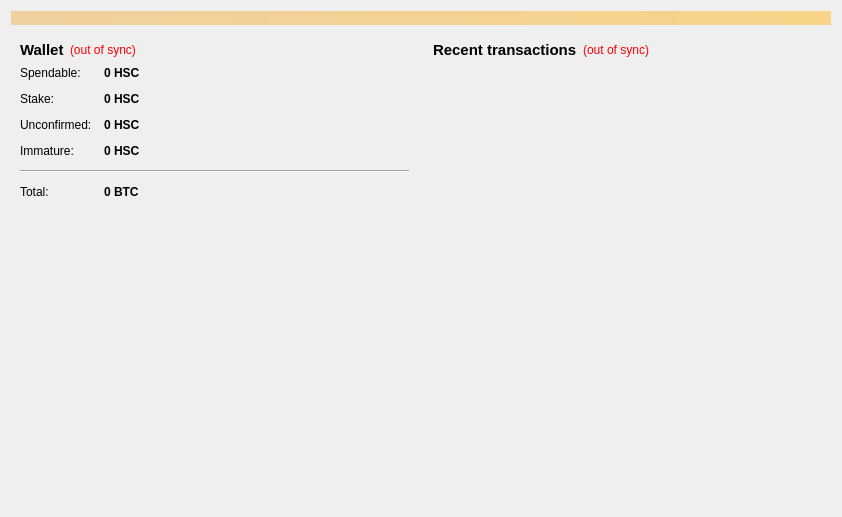
<?xml version="1.0" encoding="UTF-8"?>
<ui version="4.0">
 <class>OverviewPage</class>
 <widget class="QWidget" name="OverviewPage">
  <property name="geometry">
   <rect>
    <x>0</x>
    <y>0</y>
    <width>842</width>
    <height>517</height>
   </rect>
  </property>
  <property name="windowTitle">
   <string>Form</string>
  </property>
  <layout class="QVBoxLayout" name="topLayout">
   <item>
    <widget class="QLabel" name="labelAlerts">
     <property name="visible">
      <bool>false</bool>
     </property>
     <property name="styleSheet">
      <string notr="true">background-color: qlineargradient(x1: 0, y1: 0, x2: 1, y2: 0, stop:0 #F0D0A0, stop:1 #F8D488);  color:#000000
</string>
     </property>
     <property name="wordWrap">
      <bool>true</bool>
     </property>
     <property name="margin">
      <number>3</number>
     </property>
    </widget>
   </item>
   <item>
    <layout class="QHBoxLayout" name="horizontalLayout" stretch="1,1">
     <item>
      <layout class="QVBoxLayout" name="verticalLayout_2">
       <item>
        <widget class="QWidget" name="widget" native="true">
         <layout class="QVBoxLayout" name="verticalLayout_4">
          <item>
           <layout class="QHBoxLayout" name="horizontalLayout_4">
            <item>
             <widget class="QLabel" name="label_5">
              <property name="font">
               <font>
                <pointsize>11</pointsize>
                <weight>75</weight>
                <bold>true</bold>
               </font>
              </property>
              <property name="text">
               <string>Wallet</string>
              </property>
             </widget>
            </item>
            <item>
             <widget class="QLabel" name="labelWalletStatus">
              <property name="toolTip">
               <string>The displayed information may be out of date. Your wallet automatically synchronizes with the HSC network after a connection is established, but this process has not completed yet.</string>
              </property>
              <property name="styleSheet">
               <string notr="true">QLabel { color: red; }</string>
              </property>
              <property name="text">
               <string notr="true">(out of sync)</string>
              </property>
              <property name="alignment">
               <set>Qt::AlignLeading|Qt::AlignLeft|Qt::AlignVCenter</set>
              </property>
             </widget>
            </item>
            <item>
             <spacer name="horizontalSpacer_2">
              <property name="orientation">
               <enum>Qt::Horizontal</enum>
              </property>
              <property name="sizeHint" stdset="0">
               <size>
                <width>40</width>
                <height>20</height>
               </size>
              </property>
             </spacer>
            </item>
           </layout>
          </item>
          <item>
           <layout class="QFormLayout" name="formLayout_2">
            <property name="fieldGrowthPolicy">
             <enum>QFormLayout::AllNonFixedFieldsGrow</enum>
            </property>
            <property name="horizontalSpacing">
             <number>12</number>
            </property>
            <property name="verticalSpacing">
             <number>12</number>
            </property>
            <item row="0" column="0">
             <widget class="QLabel" name="label">
              <property name="text">
               <string>Spendable:</string>
              </property>
             </widget>
            </item>
            <item row="0" column="1">
             <widget class="QLabel" name="labelBalance">
              <property name="font">
               <font>
                <weight>75</weight>
                <bold>true</bold>
               </font>
              </property>
              <property name="cursor">
               <cursorShape>IBeamCursor</cursorShape>
              </property>
              <property name="toolTip">
               <string>Your current spendable balance</string>
              </property>
              <property name="text">
               <string notr="true">0 HSC</string>
              </property>
              <property name="alignment">
               <set>Qt::AlignLeading|Qt::AlignLeft|Qt::AlignVCenter</set>
              </property>
              <property name="textInteractionFlags">
               <set>Qt::LinksAccessibleByMouse|Qt::TextSelectableByKeyboard|Qt::TextSelectableByMouse</set>
              </property>
             </widget>
            </item>
            <item row="1" column="0">
             <widget class="QLabel" name="label_6">
              <property name="text">
               <string>Stake:</string>
              </property>
             </widget>
            </item>
            <item row="1" column="1">
             <widget class="QLabel" name="labelStake">
              <property name="font">
               <font>
                <weight>75</weight>
                <bold>true</bold>
               </font>
              </property>
              <property name="cursor">
               <cursorShape>IBeamCursor</cursorShape>
              </property>
              <property name="toolTip">
               <string>Total of coins that was staked, and do not yet count toward the current balance</string>
              </property>
              <property name="text">
               <string notr="true">0 HSC</string>
              </property>
              <property name="alignment">
               <set>Qt::AlignLeading|Qt::AlignLeft|Qt::AlignVCenter</set>
              </property>
              <property name="textInteractionFlags">
               <set>Qt::LinksAccessibleByMouse|Qt::TextSelectableByKeyboard|Qt::TextSelectableByMouse</set>
              </property>
             </widget>
            </item>
            <item row="2" column="0">
             <widget class="QLabel" name="label_3">
              <property name="text">
               <string>Unconfirmed:</string>
              </property>
             </widget>
            </item>
            <item row="2" column="1">
             <widget class="QLabel" name="labelUnconfirmed">
              <property name="font">
               <font>
                <weight>75</weight>
                <bold>true</bold>
               </font>
              </property>
              <property name="cursor">
               <cursorShape>IBeamCursor</cursorShape>
              </property>
              <property name="toolTip">
               <string>Total of transactions that have yet to be confirmed, and do not yet count toward the current balance</string>
              </property>
              <property name="text">
               <string notr="true">0 HSC</string>
              </property>
              <property name="alignment">
               <set>Qt::AlignLeading|Qt::AlignLeft|Qt::AlignVCenter</set>
              </property>
              <property name="textInteractionFlags">
               <set>Qt::LinksAccessibleByMouse|Qt::TextSelectableByKeyboard|Qt::TextSelectableByMouse</set>
              </property>
             </widget>
            </item>
            <item row="3" column="0">
             <widget class="QLabel" name="labelImmatureText">
              <property name="text">
               <string>Immature:</string>
              </property>
             </widget>
            </item>
            <item row="3" column="1">
             <widget class="QLabel" name="labelImmature">
              <property name="font">
               <font>
                <weight>75</weight>
                <bold>true</bold>
               </font>
              </property>
              <property name="toolTip">
               <string>Mined balance that has not yet matured</string>
              </property>
              <property name="text">
               <string notr="true">0 HSC</string>
              </property>
              <property name="alignment">
               <set>Qt::AlignLeading|Qt::AlignLeft|Qt::AlignVCenter</set>
              </property>
              <property name="textInteractionFlags">
               <set>Qt::LinksAccessibleByMouse|Qt::TextSelectableByKeyboard|Qt::TextSelectableByMouse</set>
              </property>
             </widget>
            </item>
            <item row="4" column="0" colspan="2">
             <widget class="Line" name="line">
              <property name="maximumSize">
               <size>
                <width>16777215</width>
                <height>16777215</height>
               </size>
              </property>
              <property name="orientation">
               <enum>Qt::Horizontal</enum>
              </property>
             </widget>
            </item>
            <item row="5" column="0">
             <widget class="QLabel" name="labelTotalText">
              <property name="text">
               <string>Total:</string>
              </property>
             </widget>
            </item>
            <item row="5" column="1">
             <widget class="QLabel" name="labelTotal">
              <property name="font">
               <font>
                <weight>75</weight>
                <bold>true</bold>
               </font>
              </property>
              <property name="cursor">
               <cursorShape>IBeamCursor</cursorShape>
              </property>
              <property name="toolTip">
               <string>Your current total balance</string>
              </property>
              <property name="text">
               <string notr="true">0 BTC</string>
              </property>
              <property name="alignment">
               <set>Qt::AlignLeading|Qt::AlignLeft|Qt::AlignVCenter</set>
              </property>
              <property name="textInteractionFlags">
               <set>Qt::LinksAccessibleByMouse|Qt::TextSelectableByKeyboard|Qt::TextSelectableByMouse</set>
              </property>
             </widget>
            </item>
           </layout>
          </item>
         </layout>
        </widget>
       </item>
       <item>
        <spacer name="verticalSpacer_2">
         <property name="orientation">
          <enum>Qt::Vertical</enum>
         </property>
         <property name="sizeHint" stdset="0">
          <size>
           <width>20</width>
           <height>40</height>
          </size>
         </property>
        </spacer>
       </item>
       <item>
        <widget class="QLabel" name="label_overview_pic">
         <property name="sizePolicy">
          <sizepolicy hsizetype="Preferred" vsizetype="Preferred">
           <horstretch>0</horstretch>
           <verstretch>0</verstretch>
          </sizepolicy>
         </property>
         <property name="minimumSize">
          <size>
           <width>0</width>
           <height>0</height>
          </size>
         </property>
         <property name="maximumSize">
          <size>
           <width>500</width>
           <height>500</height>
          </size>
         </property>
         <property name="text">
          <string/>
         </property>
         <property name="pixmap">
          <pixmap resource="../bitcoin.qrc">:/images/wallet_bg</pixmap>
         </property>
         <property name="alignment">
          <set>Qt::AlignCenter</set>
         </property>
         <property name="margin">
          <number>20</number>
         </property>
        </widget>
       </item>
       <item>
        <spacer name="verticalSpacer">
         <property name="orientation">
          <enum>Qt::Vertical</enum>
         </property>
         <property name="sizeHint" stdset="0">
          <size>
           <width>20</width>
           <height>40</height>
          </size>
         </property>
        </spacer>
       </item>
      </layout>
     </item>
     <item>
      <layout class="QVBoxLayout" name="verticalLayout_3">
       <item>
        <widget class="QWidget" name="widget_2" native="true">
         <layout class="QVBoxLayout" name="verticalLayout">
          <item>
           <layout class="QHBoxLayout" name="horizontalLayout_2">
            <item>
             <widget class="QLabel" name="label_4">
              <property name="font">
               <font>
                <pointsize>11</pointsize>
                <weight>75</weight>
                <bold>true</bold>
               </font>
              </property>
              <property name="text">
               <string>&lt;b&gt;Recent transactions&lt;/b&gt;</string>
              </property>
             </widget>
            </item>
            <item>
             <widget class="QLabel" name="labelTransactionsStatus">
              <property name="toolTip">
               <string>The displayed information may be out of date. Your wallet automatically synchronizes with the HSC network after a connection is established, but this process has not completed yet.</string>
              </property>
              <property name="styleSheet">
               <string notr="true">QLabel { color: red; }</string>
              </property>
              <property name="text">
               <string notr="true">(out of sync)</string>
              </property>
              <property name="alignment">
               <set>Qt::AlignRight|Qt::AlignTrailing|Qt::AlignVCenter</set>
              </property>
             </widget>
            </item>
            <item>
             <spacer name="horizontalSpacer">
              <property name="orientation">
               <enum>Qt::Horizontal</enum>
              </property>
              <property name="sizeHint" stdset="0">
               <size>
                <width>40</width>
                <height>20</height>
               </size>
              </property>
             </spacer>
            </item>
           </layout>
          </item>
          <item>
           <widget class="QListView" name="listTransactions">
            <property name="styleSheet">
             <string notr="true">QListView { background: transparent; }</string>
            </property>
            <property name="frameShape">
             <enum>QFrame::NoFrame</enum>
            </property>
            <property name="verticalScrollBarPolicy">
             <enum>Qt::ScrollBarAlwaysOff</enum>
            </property>
            <property name="horizontalScrollBarPolicy">
             <enum>Qt::ScrollBarAlwaysOff</enum>
            </property>
            <property name="selectionMode">
             <enum>QAbstractItemView::NoSelection</enum>
            </property>
           </widget>
          </item>
         </layout>
        </widget>
       </item>
      </layout>
     </item>
    </layout>
   </item>
  </layout>
 </widget>
 <resources>
  <include location="../bitcoin.qrc"/>
 </resources>
 <connections/>
</ui>
